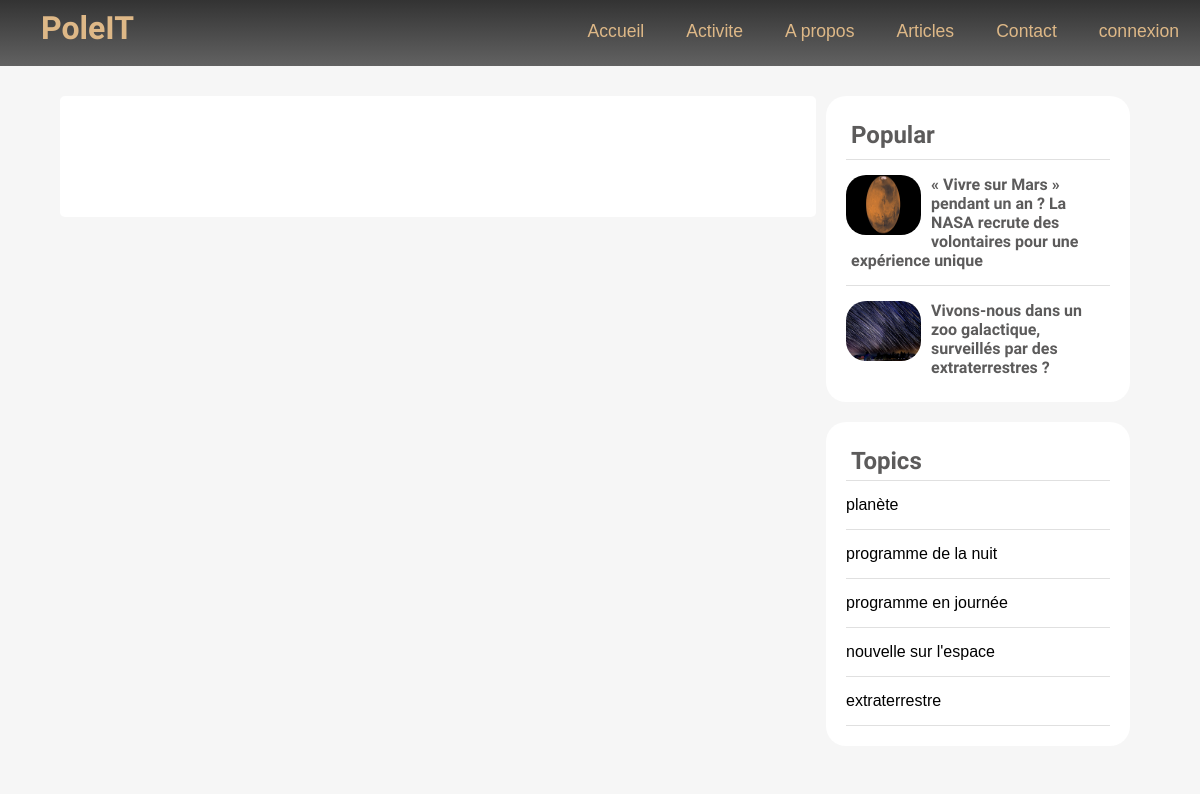
The page /single.php on the database its author committed.
### tables this page shows
CREATE TABLE IF NOT EXISTS `posts` (
  `id` int NOT NULL AUTO_INCREMENT,
  `user_id` int NOT NULL,
  `topic_id` int DEFAULT NULL,
  `title` varchar(255) NOT NULL,
  `image` varchar(255) NOT NULL,
  `body` text NOT NULL,
  `published` tinyint NOT NULL,
  `created_at` datetime NOT NULL DEFAULT CURRENT_TIMESTAMP,
  PRIMARY KEY (`id`),
  KEY `topic_id` (`topic_id`)
);

CREATE TABLE IF NOT EXISTS `topics` (
  `id` int NOT NULL AUTO_INCREMENT,
  `name` varchar(100) NOT NULL,
  `description` text NOT NULL,
  PRIMARY KEY (`id`),
  UNIQUE KEY `name` (`name`)
);

### app/database/db.php (called while the page is built, shortened)
<?php
require('connect.php');
function executeQuery($sql, $data)
{
    global $conn;
    $stmt = $conn->prepare($sql);
    $values = array_values($data);
    $types = str_repeat('s', count($values));
    $stmt->bind_param($types, ...$values);
    $stmt->execute();
    return $stmt;
}
function selectAll($table, $conditions = [])
{
    global $conn;
    $sql = "SELECT * FROM $table";
    if (empty($conditions)) {
        $stmt = $conn->prepare($sql);
        $stmt->execute();
        $records = $stmt->get_result()->fetch_all(MYSQLI_ASSOC);
        return $records;
    } else {
        $i = 0;
        foreach ($conditions as $key => $value) {
            $sql .= ($i === 0) ? " WHERE $key=?" : " AND $key=?";
            $i++;
        }
        $stmt = executeQuery($sql, $conditions);
        $records = $stmt->get_result()->fetch_all(MYSQLI_ASSOC);
        return $records;
    }
}

### app/controllers/posts.php (called while the page is built, shortened)
<?php
include(ROOT_PATH . "/app/database/db.php");
$table = 'posts';
$topics = selectAll('topics');
$posts = selectAll($table);

### single.php (the view, shortened to what this page needs)
<?php include(ROOT_PATH . '/app/controllers/posts.php');
$topics = selectAll('topics');
$posts = selectAll('posts', ['published' => 1]);
?>
<!DOCTYPE html>
<html lang="en">
<head>
  <link rel="stylesheet" href="https://use.fontawesome.com/releases/v5.7.2/css/all.css"
>
  <link rel="stylesheet" href="assets/css/style.css">
</head>
<body>
  <?php include(ROOT_PATH . "/app/includes/header.php"); ?>
  <div class="page-wrapper">
    <div class="content clearfix">
      <div class="main-content-wrapper">
        <div class="main-content single">
            <div class="post-container-image" >
            </div>
        </div>
      </div>
      <div class="sidebar single">
        <div class="section popular">
          <h2 class="section-title">Popular</h2>
          <?php foreach ($posts as $p): ?>
            <div class="post clearfix">
              <img src="<?php echo BASE_URL . '/assets/images/' . $p['image']; ?>" alt="">
              <a href="" class="title">
                <h4><?php echo $p['title'] ?></h4>
              </a>
            </div>
          <?php endforeach; ?>
        </div>
        <div class="section topics">
          <h2 class="section-title">Topics</h2>
          <ul>
            <?php foreach ($topics as $topic): ?>
              <li><a href="<?php echo BASE_URL . '/index.php?t_id=' . $topic['id'] . '&name=' . $topic['name'] ?>"><?php echo $topic['name']; ?></a></li>
            <?php endforeach; ?>
          </ul>
        </div>
      </div>
    </div>
  </div>
</body>
</html>

### assets/css/style.css (style rules this page uses)
html { scroll-behavior: smooth; }
body { height: 100%; padding: 0px; margin: 0px; background: #f6f6f6; font-family: Nunito sans, sans-serif; }
img { border-radius: 20px; }
h1, h2, h3, h4, h5, h6 { font-family: "Candal", serif; color: #5c5b5b; margin: 5px; }
a { text-decoration: none; color: inherit; }
.clearfix::after { content: ""; display: block; clear: both; }
.page-wrapper { min-height: 100%; }
.content { width: 90%; margin: 30px auto 30px; }
.content .main-content { width: 70%; float: left; }
.content .main-content.single { background: white; padding: 20px 50px; font-size: 1.1em; border-radius: 5px; }
.content .main-content.single .post-container-image { margin: 20px; }
.content .popular .post { border-top: 1px solid #e0e0e0; margin-top: 10px; padding-top: 10px; }
.content .popular .post img { height: 60px; width: 75px; float: left; margin-right: 10px; }
.content .sidebar { width: 30%; float: left; }
.content .sidebar.single { padding: 0px 10px; }
.content .sidebar .section { background: white; padding: 20px; border-radius: 20px; margin-bottom: 20px; }
.content .sidebar .section.topics ul { margin: 0px; padding: 0px; list-style: none; border-top: 1px solid #e0e0e0; }
.content .sidebar .section.topics ul li a { display: block; padding: 15px 0px 15px 0px; border-bottom: 1px solid #e0e0e0; transition: all 0.3s; }

### rows shown on the page
posts: image (picture), title "« Vivre sur Mars » pendant un an ? La NASA recrute des volontaires pour une expérience unique"
posts: image (picture), title "Vivons-nous dans un zoo galactique, surveillés par des extraterrestres ?"
topics: name "planète"
topics: name "programme de la nuit"
topics: name "programme en journée"
topics: name "nouvelle sur l'espace"
topics: name "extraterrestre"
